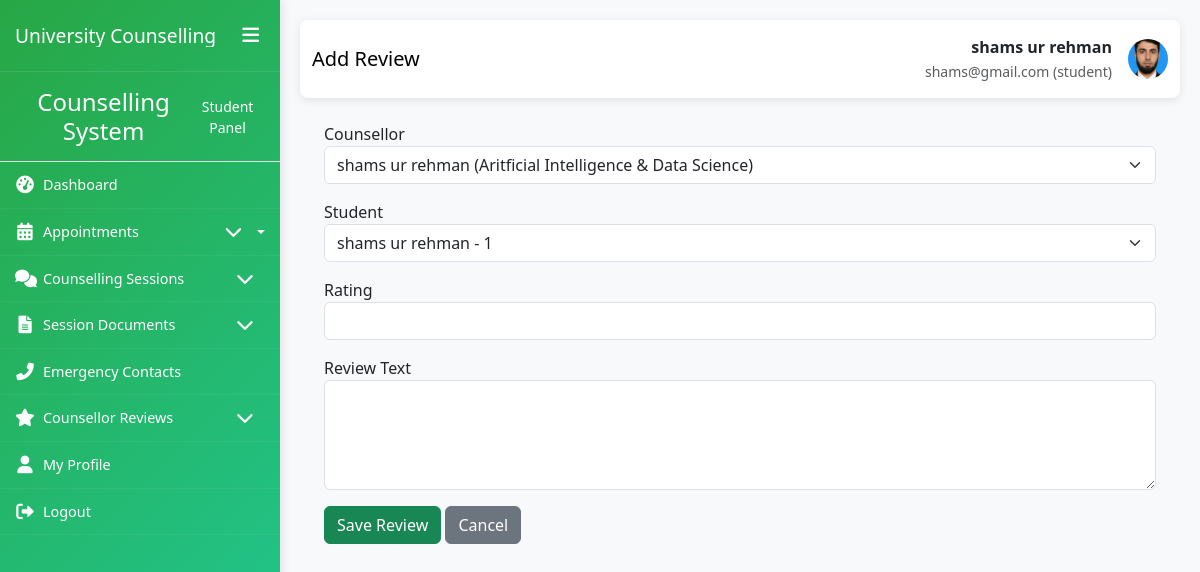
The app's page /student_review_add/add/ (signed in) with its own data.
### My_App/models.py (models this page shows, shortened)
class CustomUser(AbstractUser):
    ROLE_CHOICES = (
        ('student', 'Student'),
        ('counsellor', 'Counsellor'),
        ('admin', 'Administrator'),
    )
    role = models.CharField(max_length=20, choices=ROLE_CHOICES, default='student')
    phone_number = models.CharField(max_length=15, blank=True, null=True)
    date_of_birth = models.DateField(blank=True, null=True)
    profile_picture = models.ImageField(upload_to='profile_pics/', blank=True, null=True)
    created_at = models.DateTimeField(auto_now_add=True)
    updated_at = models.DateTimeField(auto_now=True)
    class Meta:
        permissions = [
            ("can_access_admin_panel", "Can access admin panel"),
            ("can_manage_users", "Can manage users"),
            ("can_manage_appointments", "Can manage appointments"),
            ("can_view_reports", "Can view reports"),
            ("can_manage_counsellors", "Can manage counsellors"),
        ]

### My_App/views.py (the view, shortened to what this page needs)
# urls.py: path("student_review_add/add/", views.student_review_add, name="student_review_add"),
def student_review_add(request):
    counsellors = Counsellor.objects.select_related("user").all()
    students = Student.objects.select_related("user").all()
    return render(request, "My_Student/reviews/review_add.html", {
        "counsellors": counsellors,
        "students": students,
    })

### templates/My_Student/reviews/review_add.html (shortened to what this page needs)
{% extends 'My_Student/base1.html' %}
{% block page_title %}Add Review{% endblock %}
{% block content %}
<div class="container mt-4">
    <form method="post">
        <div class="mb-3">
            <label>Counsellor</label>
            <select name="counsellor" class="form-select" required>
                {% for c in counsellors %}
                    <option value="{{ c.pk }}">{{ c.user.get_full_name }} ({{ c.specialization }})</option>
                {% endfor %}
            </select>
        </div>
        <div class="mb-3">
            <label>Student</label>
            <select name="student" class="form-select" required>
                {% for s in students %}
                    <option value="{{ s.pk }}">{{ s.user.get_full_name }} - {{ s.student_id }}</option>
                {% endfor %}
            </select>
        </div>
        <div class="mb-3">
            <label>Rating</label>
            <input type="number" name="rating" class="form-control" min="1" max="5" required>
        </div>
        <div class="mb-3">
            <label>Review Text</label>
            <textarea name="review_text" class="form-control" rows="4" required></textarea>
        </div>
        <button type="submit" class="btn btn-success">Save Review</button>
        <a href="{% url 'student_review_list' %}" class="btn btn-secondary">Cancel</a>
    </form>
</div>
{% endblock %}

### templates/My_Student/base1.html (shortened to what this page needs)
<!DOCTYPE html>
<html lang="en">
<head>
    <link href="https://cdn.jsdelivr.net/npm/bootstrap@5.3.0/dist/css/bootstrap.min.css" rel="stylesheet">
    <link href="https://cdnjs.cloudflare.com/ajax/libs/font-awesome/6.0.0/css/all.min.css" rel="stylesheet">
    <link href="https://cdn.jsdelivr.net/npm/sweetalert2@11/dist/sweetalert2.min.css" rel="stylesheet">
</head>
<body>
    <div class="container-fluid p-0">
        <div class="row g-0">
            <div class="sidebar" id="sidebar">
                <div class="sidebar-header">
                    <h3>University Counselling</h3>
                    <button class="sidebar-toggle d-none d-lg-block" id="sidebarToggle">
                        <i class="fas fa-bars"></i>
                    </button>
                </div>
                <div class="sidebar-content">
                    {% include 'My_Student/sidebar.html' %}
                </div>
            </div>
            <div class="main-content" id="mainContent">
                <nav class="navbar navbar-expand-lg navbar-custom">
                    <div class="container-fluid">
                        <span class="navbar-brand">{% block page_title %}Dashboard{% endblock %}</span>
                        <div class="d-flex align-items-center">
                            <div class="me-3 text-end d-none d-md-block">
                                <div class="fw-bold">{{ user.get_full_name|default:user.username }}</div>
                                <small class="text-muted">{{ user.email }} (student)</small>
                            </div>
                            {% if user.profile_picture %}
                            <img src="{{ user.profile_picture.url }}" alt="Profile" class="user-profile-img">
                            {% else %}
                            <div class="user-profile-img bg-secondary d-flex align-items-center justify-content-center text-white">
                                <i class="fas fa-user"></i>
                            </div>
                            {% endif %}
                        </div>
                    </div>
                </nav>
                <div class="container-fluid">
                    {% block content %}{% endblock %}
                </div>
            </div>
        </div>
    </div>
</body>
</html>

### templates/My_Student/base1.html (style rules this page uses)
:root { --sidebar-width: 280px; --sidebar-collapsed-width: 70px; --sidebar-bg: linear-gradient(135deg, #28a745 0%, #20c997 100%); --content-padding: 20px; --transition-speed: 0.3s; }
body { overflow-x: hidden; font-family: 'Segoe UI', Tahoma, Geneva, Verdana, sans-serif; background-color: #f8f9fa; }
.sidebar { background: var(--sidebar-bg); color: white; min-height: 100vh; position: fixed; width: var(--sidebar-width); transition: all var(--transition-speed) ease; z-index: 1000; box-shadow: 2px 0 10px rgba(0,0,0,0.1); overflow-y: auto; }
.sidebar-header { padding: 20px 15px; border-bottom: 1px solid rgba(255,255,255,0.1); display: flex; align-items: center; justify-content: space-between; }
.sidebar-header h3 { font-size: 1.2rem; margin: 0; white-space: nowrap; overflow: hidden; }
.sidebar-toggle { background: none; border: none; color: white; font-size: 1.2rem; cursor: pointer; }
.main-content { margin-left: var(--sidebar-width); padding: var(--content-padding); transition: all var(--transition-speed) ease; min-height: 100vh; width: calc(100% - var(--sidebar-width)); }
.navbar-custom { background: white; box-shadow: 0 2px 10px rgba(0,0,0,0.1); padding: 15px 0; margin-bottom: 20px; border-radius: 8px; }
.user-profile-img { width: 40px; height: 40px; border-radius: 50%; object-fit: cover; }
.sidebar { background: var(--sidebar-bg); color: white; height: 100vh; position: fixed; top: 0; left: 0; width: var(--sidebar-width); transition: all var(--transition-speed) ease; z-index: 1000; box-shadow: 2px 0 10px rgba(0,0,0,0.1); overflow-y: auto; overflow-x: hidden; scrollbar-width: thin; scrollbar-color: rgba(255,255,255,0.4) transparent; }

### records on screen
CustomUser: get_full_name "shams ur rehman", email "shams@gmail.com", profile_picture (picture)

### other values on screen
form field counsellor "shams ur rehman (Aritficial Intelligence & Data Science)"
form field student "shams ur rehman - 1"
